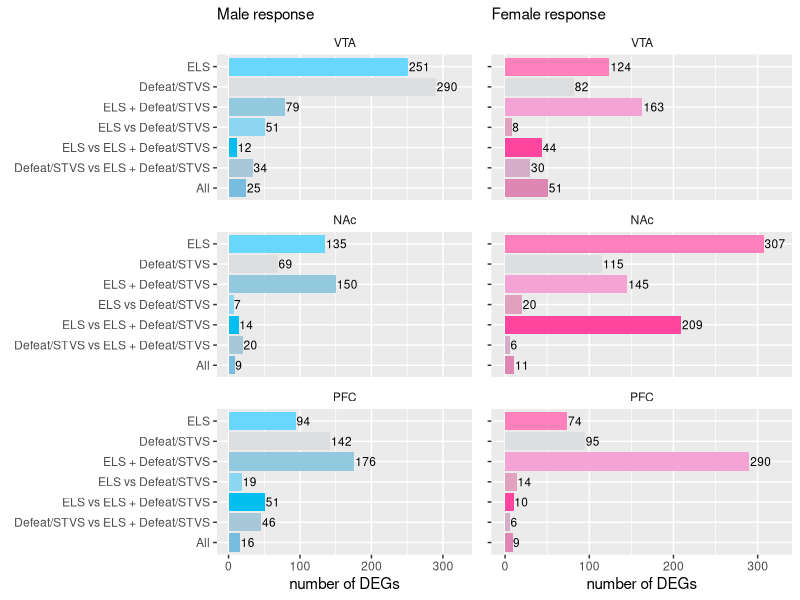
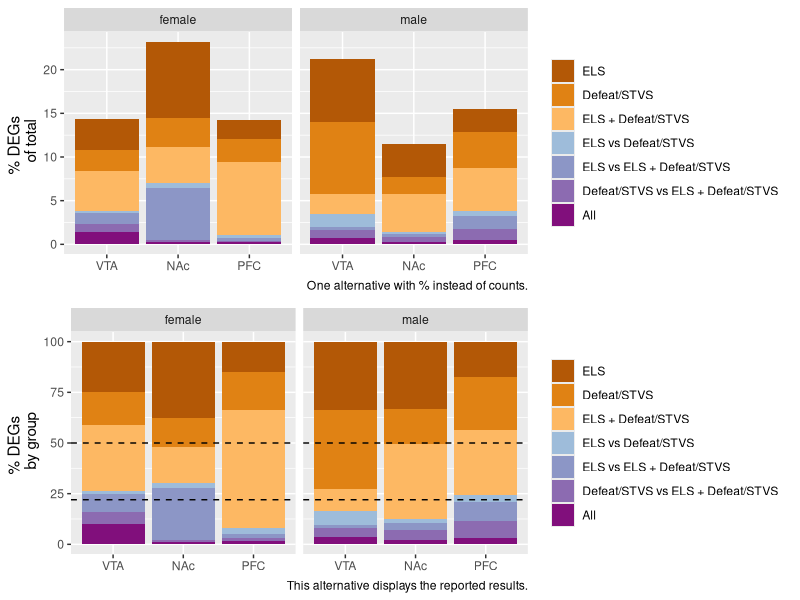

Source code (R) for these figures, in order:
## ---- chunk 1
library(ggplot2)
library(dplyr)
library(cowplot)

knitr::opts_chunk$set(fig.path = './', echo = F, message = F)


# colors from imagecolorpicker.com

malecolors <- c("All" = "#79BDDE",  "Defeat/STVS vs ELS + Defeat/STVS" = "#A7C8D9", "ELS vs ELS + Defeat/STVS" = "#03BEEE" ,
                "ELS vs Defeat/STVS" = "#8DD6F2", "ELS + Defeat/STVS" = "#92C9DE", "Defeat/STVS" = "#DDDEE0", "ELS" = "#69D7FC" )

femalecolors <- c("All" = "#DE87B3", "Defeat/STVS vs ELS + Defeat/STVS" = "#D4AEC9", "ELS vs ELS + Defeat/STVS" = "#FF469F" ,
                 "ELS vs Defeat/STVS" = "#E2A1BF", "ELS + Defeat/STVS" = "#F3A4D5", "Defeat/STVS" = "#DDDEE0", "ELS" = "#FF80BB" )

sharedunshared <- c("All" = "#810f7c",  "Defeat/STVS vs ELS + Defeat/STVS" = "#8c6bb1", "ELS vs ELS + Defeat/STVS" = "#8c96c6" ,
                "ELS vs Defeat/STVS" = "#9ebcda", "ELS + Defeat/STVS" = "#fdb863", "Defeat/STVS" = "#e08214", "ELS" = "#b35806" )


## ---- chunk 2
fig2venn <- read.csv("fig2venn.csv")

#head(fig2venn)

#summary(fig2venn)

fig2venn$region <- factor(fig2venn$region, levels = c("VTA", "NAc", "PFC")) 
fig2venn$group <- factor(fig2venn$group, levels = c("All" ,  
                                                     "Defeat/STVS vs ELS + Defeat/STVS",
                                                     "ELS vs ELS + Defeat/STVS" ,
                                                     "ELS vs Defeat/STVS",
                                                     "ELS + Defeat/STVS",
                                                     "Defeat/STVS",
                                                     "ELS" 
                                                     ))


males <- fig2venn %>% filter(sex == "male") %>% droplevels()
females <- fig2venn %>% filter(sex == "female") %>% droplevels()

m <- ggplot(data=males, aes(x=group, y = number,  fill = group)) + 
  geom_bar(stat="identity")  + 
  coord_flip() + 
  facet_wrap(~region, nrow = 3) +
  scale_x_discrete(drop=FALSE)+
  scale_y_continuous(limits=c(0, 325)) +
  scale_fill_manual(values = malecolors) +
  geom_text(aes(label=number),size=3, hjust = -0.05) +
  guides(fill = guide_legend(reverse = TRUE)) +
  theme(legend.title = element_blank(),
        legend.position = "none",
        strip.background = element_rect( fill="white")) +
  labs(subtitle = "Male response",
       x = NULL, y = "number of DEGs") 
#m

f <- ggplot(data=females, aes(x=group, y = number,  fill = group)) + 
  geom_bar(stat="identity")  + 
  coord_flip() + 
  facet_wrap(~region, nrow = 3) +
  scale_x_discrete(drop=FALSE)+
  scale_y_continuous(limits=c(0, 325)) +
  scale_fill_manual(values = femalecolors) +
  geom_text(aes(label=number),size=3, hjust = -0.05) +
  guides(fill = guide_legend(reverse = TRUE)) +
  theme(legend.title = element_blank(),
        legend.position = "none",
        strip.background = element_rect( fill="white")) +
  labs(subtitle = "Female response",
       x = NULL, y = "number of DEGs") 
#f

plot_grid(m, f + theme(axis.text.y=element_blank()), 
          nrow = 1, rel_widths = c(0.6,0.4))
## ---- chunk 3
fig2venn$percent <- (fig2venn$number / sum(fig2venn$number) * 100)

percentbytotal <- ggplot(fig2venn, aes(x = region, y = percent, fill = reorder(group, desc(group)))) + 
  geom_bar(stat = "identity") + 
  theme(legend.title = element_blank()) + 
  labs(x = NULL, y = "% DEGs \n of total",
       caption = "One alternative with % instead of counts.") +
  facet_wrap(~sex) +
  scale_fill_manual(values = sharedunshared) 


subsetpercent <- function(whichsex, whichregion){
  newdf <- fig2venn %>% filter(sex == whichsex, region == whichregion)%>% droplevels()
  newdf$percent <- (newdf$number / sum(newdf$number) * 100)
  return(newdf)
}

MVTA <- subsetpercent("male", "VTA")
MNAc <- subsetpercent("male", "NAc")
MPFC <- subsetpercent("male", "PFC")
FVTA <- subsetpercent("female", "VTA")
FNAc <- subsetpercent("female", "NAc")
FPFC <- subsetpercent("female", "PFC")

fig2venn <- rbind(MVTA, MNAc,MPFC,FVTA, FNAc, FPFC)


fig2venn$sex <- factor(fig2venn$sex, levels = c("female", "male"))

percentbygroup <- ggplot(fig2venn, aes(x = region, y = percent, fill = reorder(group, desc(group)))) + 
  geom_bar(stat = "identity") + 
  theme(legend.title = element_blank()) + 
  labs(x = NULL, y = "% DEGs \n by group",
       caption = "This alternative displays the reported results.") +
  geom_hline(yintercept=22, linetype="dashed") +
  geom_hline(yintercept=50, linetype="dashed") +
  facet_wrap(~sex) +
  scale_fill_manual(values = sharedunshared) 


plot_grid(percentbytotal, percentbygroup, nrow = 2)
